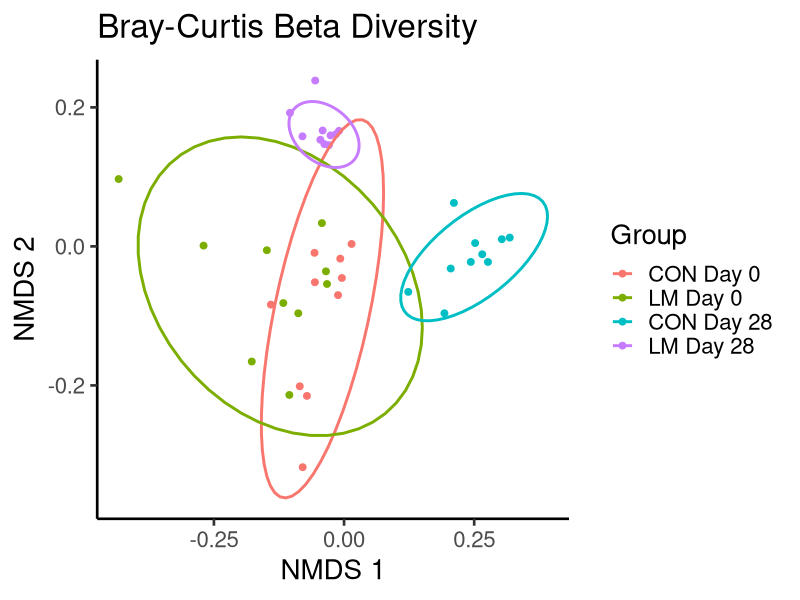
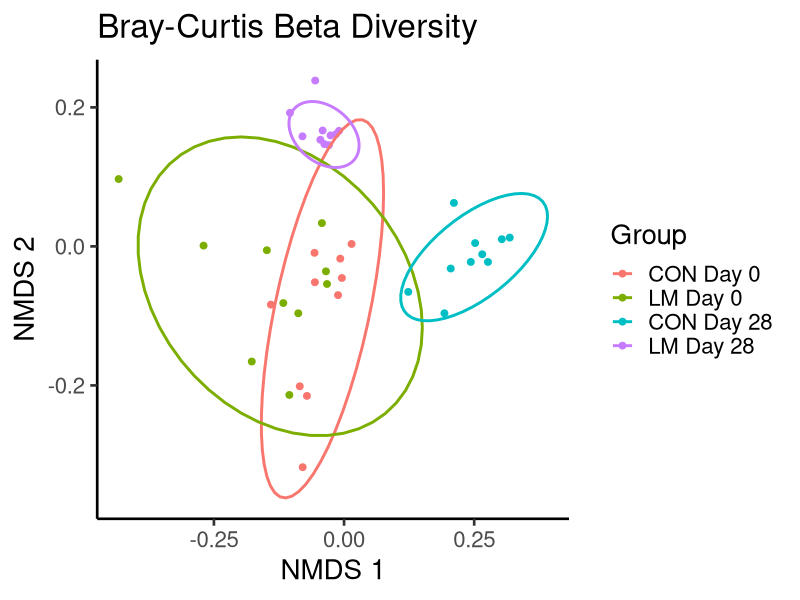

Here is the R script that generated these plots, in order:
## ---- chunk 1
# 1. 切换到目标文件夹 (注意这里的斜杠方向)
setwd("C:/Users/lenovo/Desktop/lunwenfuxian/fig1e")

# 2. 加载需要的包
library(tidyverse)
library(ggpubr)
# 如果你的文件真的是 .xlsx 结尾，必须加载 readxl 包来读取
library(readxl) 

# 3. 读取表格数据 (已修正读取 Excel 的函数)
# 如果你的文件其实是 CSV 格式，请改回 mds_data <- read_csv("你的文件名.csv")
mds_data <- read_excel("Source Data Fig 1.xlsx")

# 4. 设置分组因子
mds_data$Group = factor(mds_data$Group, 
                        levels = c('CON Day 0','LM Day 0','CON Day 28','LM Day 28'))

# 5. 画图
p = ggplot(mds_data, aes(x = MDS1, y = MDS2, color = Group)) +
    geom_point(size = 2) + 
    stat_ellipse(linewidth = 1) +  
    theme_classic(base_size = 20) + 
    xlab('NMDS 1') + ylab('NMDS 2') + 
    ggtitle('Bray-Curtis Beta Diversity')

print(p)

# 6. 保存图片
# 因为前面已经切换了工作目录，所以这里会自动保存在 fig1e 文件夹下
# 如果你的 fig1e 下面没有 'Plots/Bacteriome/' 这两个子文件夹，直接写文件名即可：
ggsave('Fig_1e_Beta_Diversity.png', plot = p, height = 5, width = 7)
